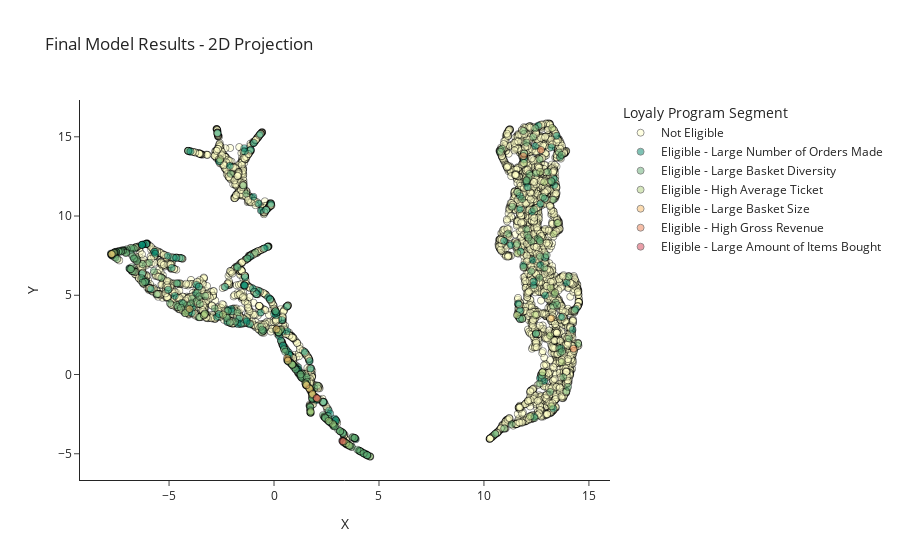

The cell this chart's notebook holds for it:
### Code cell
emb_cols = {
    "loyalty_score": "Loyalty Score",
    "is_eligible": "Customer Eligible for the Loyalty Program",
    "x": "X",
    "y": "Y",
    "loyalty_segment": "Loyaly Program Segment",
}

colors = ["#ffffc7", "#00876c", "#64ad73", "#afd17c", "#fbb862", "#ee7d4f", "#d43d51"]

fig = px.scatter(
    df_final,
    x="x",
    y="y",
    template="simple_white",
    opacity=0.5,
    color="loyalty_segment",
    labels=emb_cols,
    title="Final Model Results - 2D Projection",
    color_discrete_sequence=colors,
    category_orders={"loyalty_segment": color_scale_order},
    #     render_mode="svg",
    height=600,
)


fig.update_traces(
    mode="markers", marker_line_width=0.8, marker_line_color="black", marker_size=7
)


# fig.write_image(
#     "../reports/figures/final_model_results_projection.svg", engine="kaleido"
# )

fig.show()

### Figure 1 — Plotly figure (JSON) as saved in the notebook; plotly's stock layout.template omitted (floating-point values rounded to 4 significant figures; data arrays with more than 128 entries replaced by an {"elided": "..."} marker saying what was removed)
{"data": [{"hovertemplate": "Loyaly Program Segment=Not Eligible<br>X=%{x}<br>Y=%{y}<extra></extra>", "legendgroup": "Not Eligible", "marker": {"color": "#ffffc7", "line": {"color": "black", "width": 0.8}, "opacity": 0.5, "size": 7, "symbol": "circle"}, "mode": "markers", "name": "Not Eligible", "showlegend": true, "type": "scattergl", "x": {"elided": "4848 float values"}, "xaxis": "x", "y": {"elided": "4848 float values"}, "yaxis": "y"}, {"hovertemplate": "Loyaly Program Segment=Eligible - Large Number of Orders Made<br>X=%{x}<br>Y=%{y}<extra></extra>", "legendgroup": "Eligible - Large Number of Orders Made", "marker": {"color": "#00876c", "line": {"color": "black", "width": 0.8}, "opacity": 0.5, "size": 7, "symbol": "circle"}, "mode": "markers", "name": "Eligible - Large Number of Orders Made", "showlegend": true, "type": "scattergl", "x": {"elided": "190 float values"}, "xaxis": "x", "y": {"elided": "190 float values"}, "yaxis": "y"}, {"hovertemplate": "Loyaly Program Segment=Eligible - Large Basket Diversity<br>X=%{x}<br>Y=%{y}<extra></extra>", "legendgroup": "Eligible - Large Basket Diversity", "marker": {"color": "#64ad73", "line": {"color": "black", "width": 0.8}, "opacity": 0.5, "size": 7, "symbol": "circle"}, "mode": "markers", "name": "Eligible - Large Basket Diversity", "showlegend": true, "type": "scattergl", "x": {"elided": "280 float values"}, "xaxis": "x", "y": {"elided": "280 float values"}, "yaxis": "y"}, {"hovertemplate": "Loyaly Program Segment=Eligible - High Average Ticket<br>X=%{x}<br>Y=%{y}<extra></extra>", "legendgroup": "Eligible - High Average Ticket", "marker": {"color": "#afd17c", "line": {"color": "black", "width": 0.8}, "opacity": 0.5, "size": 7, "symbol": "circle"}, "mode": "markers", "name": "Eligible - High Average Ticket", "showlegend": true, "type": "scattergl", "x": [-2.562, 13.21, 12.87, 13.15, 0.3158, 11.91, 11.57, 13.17, 12.68, -3.344, 13.71, 11.59, 12.43, 13.52, 12.79, 13.32, -2.428, 13.25, 13.39, 12.2, 0.8606, 1.676, 1.819, 1.803, 0.2149, 1.671, 1.491, 1.745, -3.301, 1.519, 1.749, 2.022, 2.8, -4.215, 2.601, -7.639, 3.438, 3.583, -7.732], "xaxis": "x", "y": [13.58, -2.004, 12.14, 2.458, 2.825, 13.34, 3.747, 5.475, 12.79, 3.737, 0.7774, 7.651, 3.78, 9.555, 0.1469, 8.872, 3.781, 15.56, 5.163, -2.644, 0.6307, -0.8451, -1.187, -1.278, 2.683, -0.8587, -0.5547, -2.401, 3.818, -0.6121, -2.321, -1.493, -3.105, 3.87, -2.928, 7.672, -4.342, -4.479, 7.611], "yaxis": "y"}, {"hovertemplate": "Loyaly Program Segment=Eligible - Large Basket Size<br>X=%{x}<br>Y=%{y}<extra></extra>", "legendgroup": "Eligible - Large Basket Size", "marker": {"color": "#fbb862", "line": {"color": "black", "width": 0.8}, "opacity": 0.5, "size": 7, "symbol": "circle"}, "mode": "markers", "name": "Eligible - Large Basket Size", "showlegend": true, "type": "scattergl", "x": [-4.019, 13.21, 0.1195, 1.705, 1.837, 2.062, 0.6256, 1.546, 0.662, 3.319, -7.737], "xaxis": "x", "y": [4.139, 3.545, 2.861, -0.913, -1.235, -1.527, 1.039, -0.671, 0.8729, -4.223, 7.586], "yaxis": "y"}, {"hovertemplate": "Loyaly Program Segment=Eligible - High Gross Revenue<br>X=%{x}<br>Y=%{y}<extra></extra>", "legendgroup": "Eligible - High Gross Revenue", "marker": {"color": "#ee7d4f", "line": {"color": "black", "width": 0.8}, "opacity": 0.5, "size": 7, "symbol": "circle"}, "mode": "markers", "name": "Eligible - High Gross Revenue", "showlegend": true, "type": "scattergl", "x": [14.27, 12.71, 11.88], "xaxis": "x", "y": [1.625, 14.16, 13.79], "yaxis": "y"}, {"hovertemplate": "Loyaly Program Segment=Eligible - Large Amount of Items Bought<br>X=%{x}<br>Y=%{y}<extra></extra>", "legendgroup": "Eligible - Large Amount of Items Bought", "marker": {"color": "#d43d51", "line": {"color": "black", "width": 0.8}, "opacity": 0.5, "size": 7, "symbol": "circle"}, "mode": "markers", "name": "Eligible - Large Amount of Items Bought", "showlegend": true, "type": "scattergl", "x": [3.264, 2.036], "xaxis": "x", "y": [-4.21, -1.48], "yaxis": "y"}], "layout": {"autosize": true, "legend": {"title": {"text": "Loyaly Program Segment"}, "tracegroupgap": 0}, "title": {"text": "Final Model Results - 2D Projection"}, "xaxis": {"anchor": "y", "autorange": true, "domain": [0, 1], "range": [-9.287, 16.05], "title": {"text": "X"}, "type": "linear"}, "yaxis": {"anchor": "x", "autorange": true, "domain": [0, 1], "range": [-6.626, 17.29], "title": {"text": "Y"}, "type": "linear"}}}
